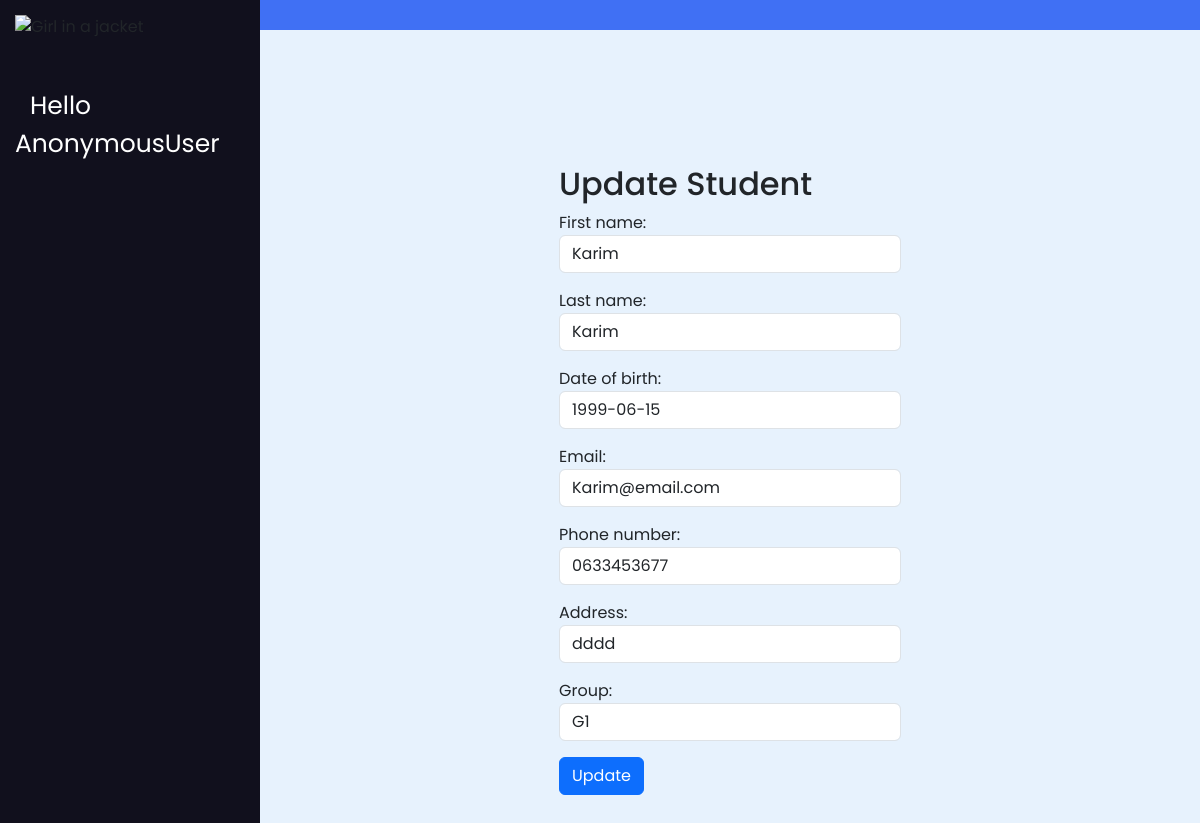
/update_student/3, run on the app's committed database.
### exam_app/models.py (models this page shows, shortened)
class Student(models.Model):
    first_name = models.CharField(max_length=100)
    last_name = models.CharField(max_length=100)
    date_of_birth = models.DateField()
    email = models.EmailField()
    phone_number = models.CharField(max_length=20)
    address = models.CharField(max_length=255)
    group = models.ForeignKey(Group, on_delete=models.CASCADE, null=True)

### exam_app/views.py (the view)
# urls.py: path('update_student/<int:id>', updateStudentView, name="update_student"),
def updateStudentView(request, id):
    student = get_object_or_404(Student, id=id)
    if request.method == "POST":
        form = UpdateStudentForm(request.POST, instance=student)
        if form.is_valid():
            form.save()
            return redirect("list_students")
    else:
        form = UpdateStudentForm(instance=student)
    return render(request, "update_student.html", {"form": form})

### exam_app/forms.py
class UpdateStudentForm(forms.ModelForm):
    class Meta:
        model = Student
        fields = ['first_name', 'last_name', 'date_of_birth', 'email', 'phone_number', 'address', 'group']
    def __init__(self, *args, **kwargs):
        super().__init__(*args, **kwargs)
        for visible in self.visible_fields():
            visible.field.widget.attrs['class'] = 'form-control mn-2'

### exam_app/models.py (called while the page is built)
    def __str__(self):
        return f"{self.name}"

### exam_app/templates/update_student.html (shortened to what this page needs)
{% extends "base.html" %}
{% block content %}
  <form method="POST" >
    <h2>Update Student</h2>
    {{ form.as_p }}
    <button class="btn btn-primary" type="submit">Update</button>
  </form>
{% endblock content %}

### exam_app/static/css/style.css (style rules this page uses)
* { margin: 0; padding: 0; box-sizing: border-box; font-family: "Poppins", sans-serif; }

### data on the page
Student: first_name "Karim", last_name "Karim", date_of_birth "1999-06-15", email "Karim@email.com", phone_number "0633453677", address "dddd", group "G1"

### other printed values
{{ request.user }} "AnonymousUser"
